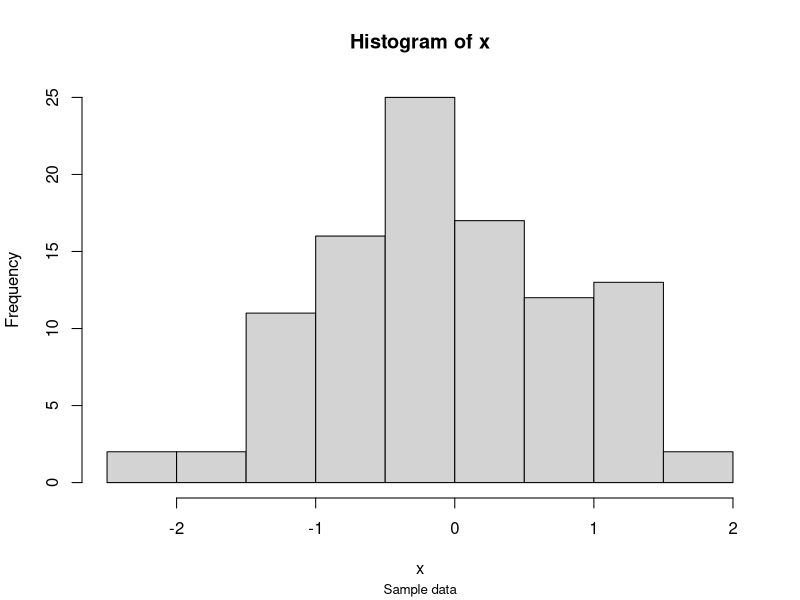

Generate this figure with R:
#CHAT GBT CODE

#NEGATIVE COUNT IN A COLUMN
my_matrix <- matrix(c(1, -2, Inf, -4, 5, -6, -Inf, -8, 0), nrow = 3)

# Use apply function to count negative values in each column
neg_count <- apply(my_matrix, 2, function(x) sum(x < 0))

zero_count <- apply(my_matrix, 2, function(x) sum(x == 0))

inf_count <- apply(my_matrix, 2, function(x) sum(is.infinite(x)))
inf_count



#PLOT WITH SUBTITLE
# create some sample data
x <- rnorm(100)

# create a histogram of the data with a main title and a subtitle
hist(x, main = "Histogram of x", sub = "Sample data", cex.sub = 0.8)
